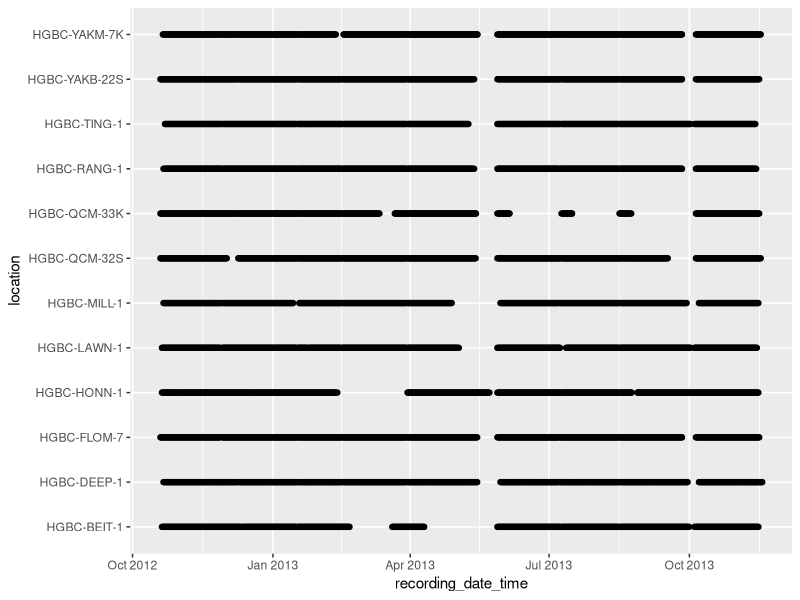
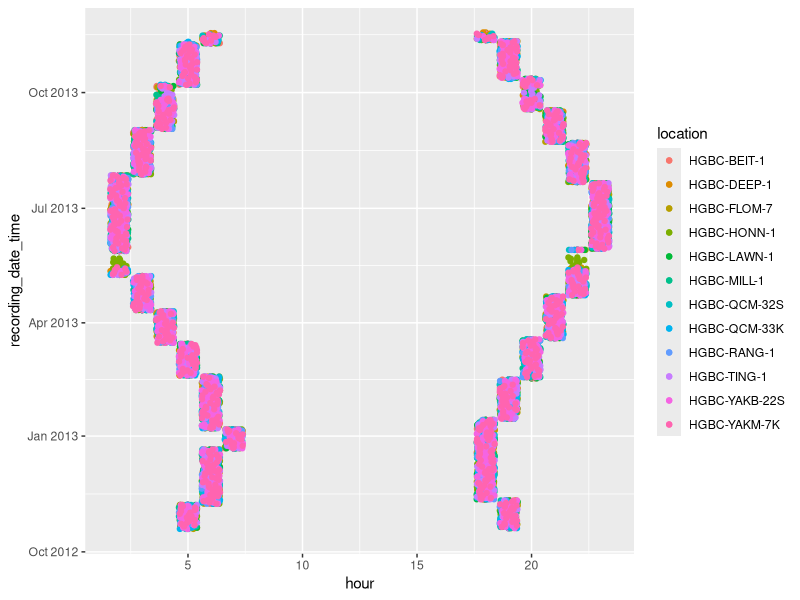
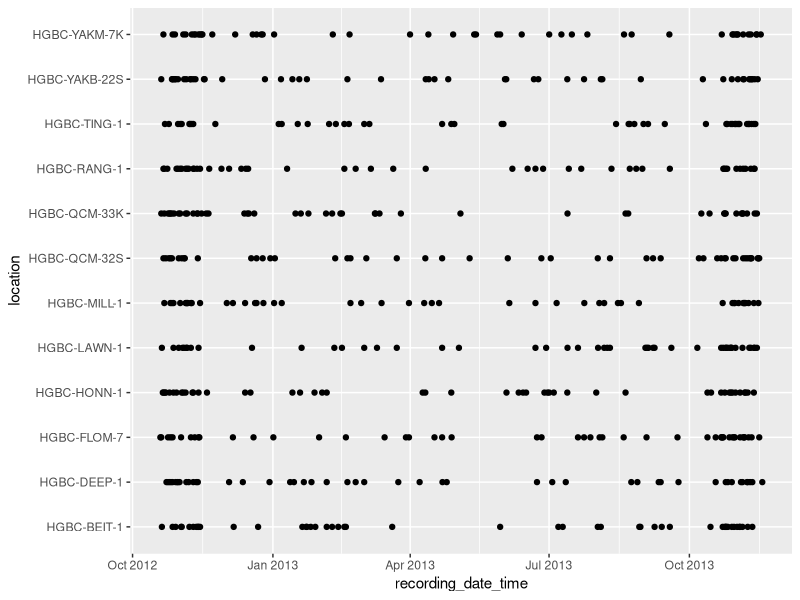
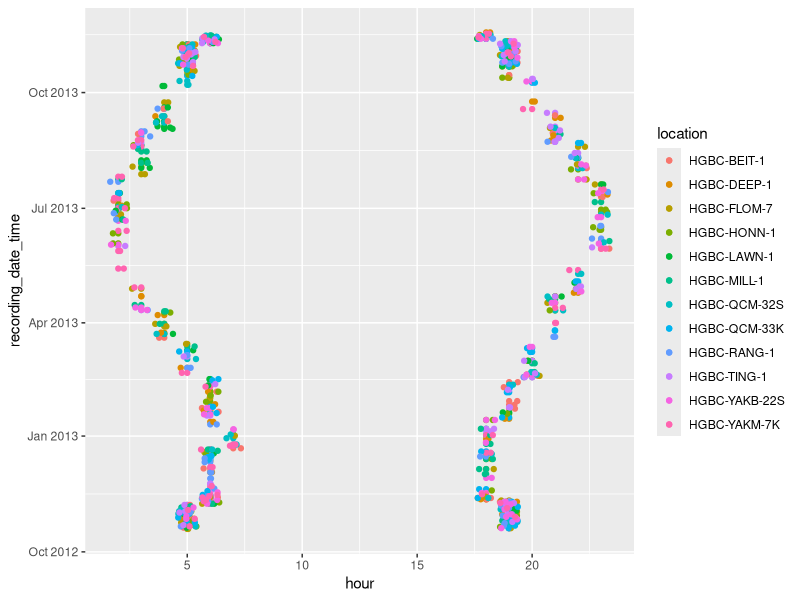
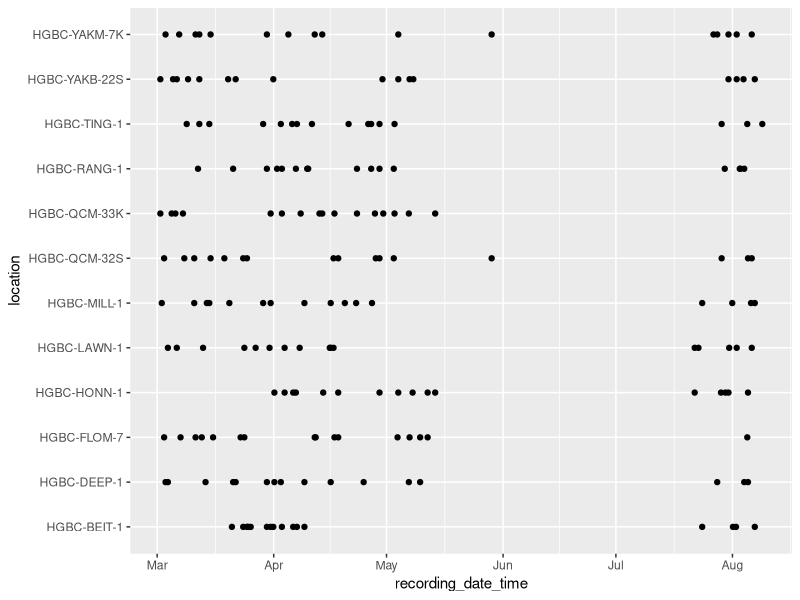
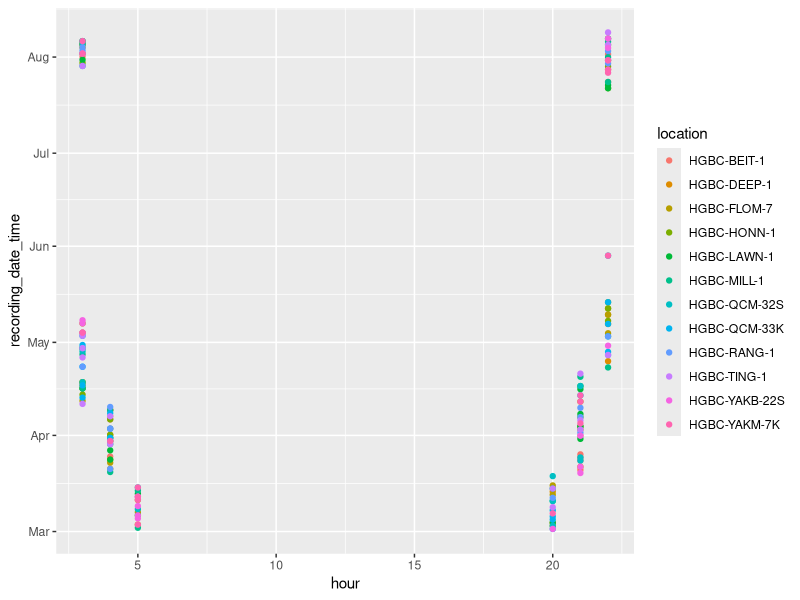

Write R code to recreate these figures, in order.
## ---- chunk 1

library(tidyverse)

nswo_data <- read_csv("NSWO-GHNPR.csv")

n2 <- nswo_data %>%
  mutate(fp = str_remove(file_path,"\\_d"),
         year = lubridate::year(recording_date_time),
         hour = lubridate::hour(recording_date_time))

ggplot(n2, aes(x=location, y=recording_date_time)) + geom_point() + coord_flip()

ggplot(n2, aes(x=recording_date_time, y=hour, color=location)) + geom_point() + geom_jitter() + coord_flip()
  
n3 <- n2 %>%
  group_by(location, julian, hour) %>%
  add_tally(name = "group") %>%
  ungroup() %>%
  group_by(location, group) %>%
  slice_sample(n = 24, weight_by = group, replace = F)

ggplot(n3, aes(x=location, y=recording_date_time)) + geom_point() + coord_flip()

ggplot(n3, aes(x=recording_date_time, y=hour, color=location)) + geom_point() + geom_jitter() + coord_flip()

n4 <- n2 %>%
  filter(julian %in% c(60:220),
         hour %in% c(3:10,19:22)) %>%
  group_by(location, time_index) %>%
  slice_sample(n = 8, replace = F)

ggplot(n4, aes(x=location, y=recording_date_time)) + geom_point() + coord_flip()

ggplot(n4, aes(x=recording_date_time, y=hour, color=location)) + geom_point() + coord_flip()

nswo_tasks <- bind_rows(n3, n4) %>%
  mutate(script = paste0("sudo ln -s ",file_path," /media/BUdata01/wildtrax_loads/nswo_ghnpr/",file_name,".",file_type))

write.csv(nswo_tasks$script, "nswo.txt", row.names=F, quote = F)
  
sum(nswo_data$length_seconds)/3600
  
